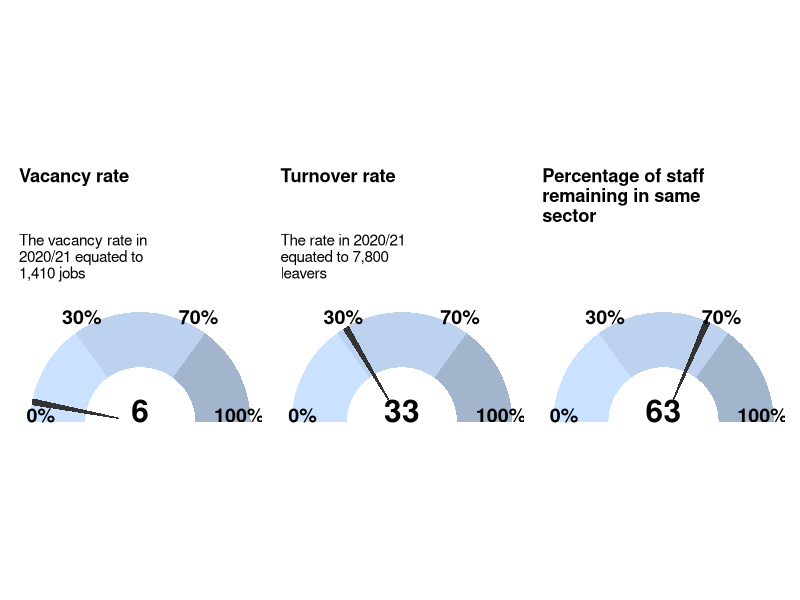
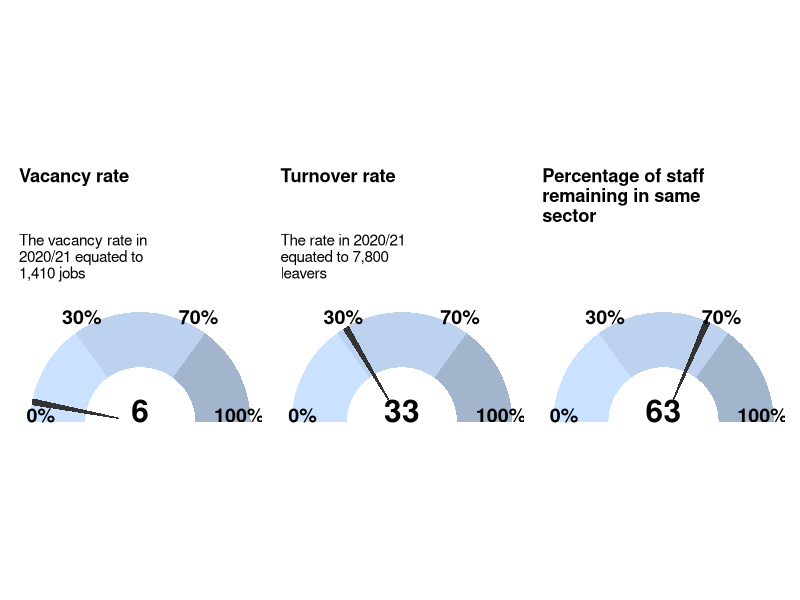

R code for these plots, in order:
# Social care gauge charts - just for visual fun
library(tidyverse)
library(patchwork)

save_place <- '~/Documents/Projects/JSNA/latex_summary/images/'

gg.gauge <- function(pos,the_title,the_subtitle,breaks=c(0,30,70,100)) {
  require(ggplot2)
  get.poly <- function(a,b,r1=0.5,r2=1.0) {
    th.start <- pi*(1-a/100)
    th.end   <- pi*(1-b/100)
    th       <- seq(th.start,th.end,length=100)
    x        <- c(r1*cos(th),rev(r2*cos(th)))
    y        <- c(r1*sin(th),rev(r2*sin(th)))
    return(data.frame(x,y))
  }
  ggplot()+ 
    geom_polygon(data=get.poly(breaks[1],breaks[2]),aes(x,y),fill="lightsteelblue1")+
    geom_polygon(data=get.poly(breaks[2],breaks[3]),aes(x,y),fill="lightsteelblue2")+
    geom_polygon(data=get.poly(breaks[3],breaks[4]),aes(x,y),fill="lightsteelblue3")+
    geom_polygon(data=get.poly(pos-1,pos+1,0.2),aes(x,y))+
    geom_text(data=as.data.frame(breaks), size=5, fontface="bold", vjust=0,
              aes(x=0.9*cos(pi*(1-breaks/100)),y=1.1*sin(pi*(1-breaks/100)),label=paste0(breaks,"%")))+
    annotate("text",x=0,y=0,label=pos,vjust=0,size=8,fontface="bold")+
    coord_fixed()+
    theme_bw()+
    theme(axis.text=element_blank(),
          axis.title=element_blank(),
          axis.ticks=element_blank(),
          panel.grid=element_blank(),
          panel.border=element_blank(),
          plot.title=element_text(face='bold'))+
    labs(title = the_title,
         subtitle = the_subtitle)
}



dial_1 <- gg.gauge(6,'Vacancy rate\n\n','The vacancy rate in\n2020/21 equated to\n1,410 jobs\n')
dial_2 <- gg.gauge(33,'Turnover rate\n\n','The rate in 2020/21\nequated to 7,800\nleavers\n')
dial_3 <- gg.gauge(63,'Percentage of staff\nremaining in same\nsector','')

all_the_dials <- dial_1 + dial_2 + dial_3

# +
#   plot_annotation(title = 'A bunch of dial charts',
#                   subtitle = 'West Sussex, 2021')

print(all_the_dials)
ggsave(paste0(save_place,'workforce_dial_chart.png'), plot = all_the_dials, width = 30, height = 10, units = 'cm', dpi = 'print')
